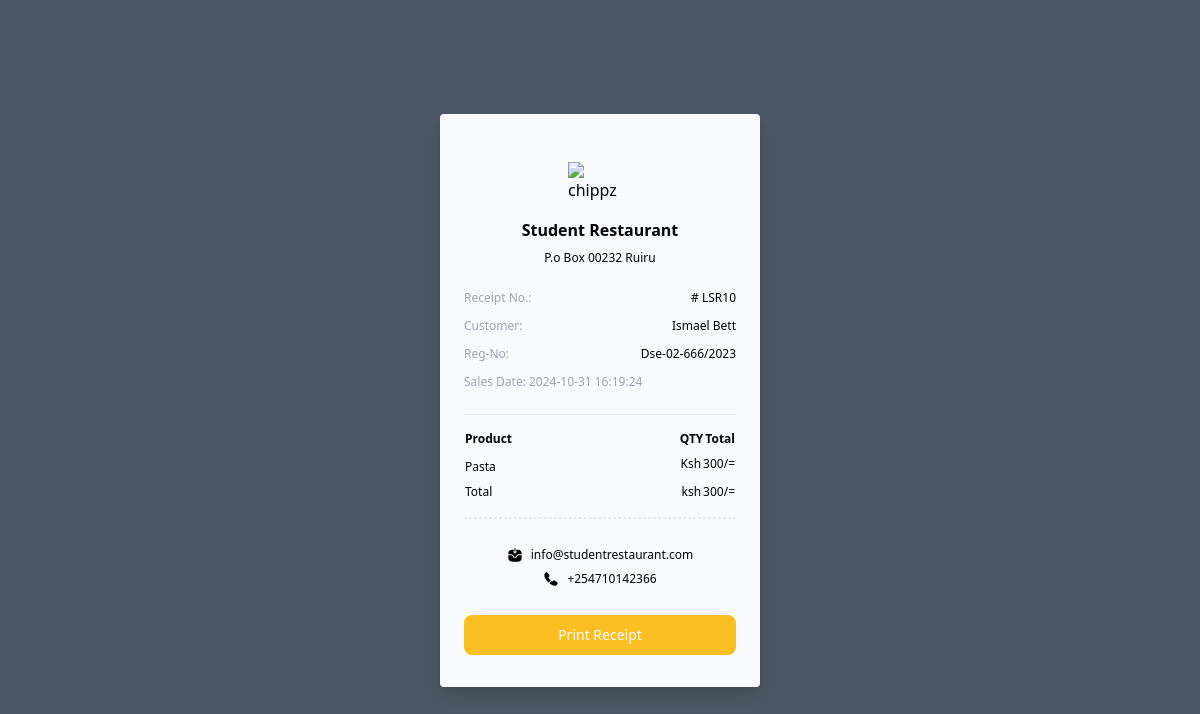
Page /Backend/Admin/receipt.php?user=10 (signed in) on the committed database.
### tables this page shows
CREATE TABLE `users` (
  `SN` int NOT NULL,
  `First_Name` varchar(100) NOT NULL,
  `Last_Name` varchar(100) NOT NULL,
  `Reg_No` varchar(50) NOT NULL,
  `Course` varchar(255) NOT NULL,
  `Email` varchar(50) NOT NULL,
  `Phone` varchar(20) NOT NULL,
  `Pass` varchar(255) NOT NULL,
  `Reg_Date` datetime NOT NULL DEFAULT CURRENT_TIMESTAMP
);

CREATE TABLE `sales` (
  `SN` int NOT NULL,
  `Reg_No` varchar(100) NOT NULL,
  `P_Name` varchar(200) NOT NULL,
  `Category` varchar(2000) NOT NULL,
  `Price` int NOT NULL,
  `P_Status` varchar(255) NOT NULL,
  `Sales_Date` datetime NOT NULL DEFAULT CURRENT_TIMESTAMP
);

### Backend/Admin/receipt.php (the view, shortened to what this page needs)
<?php
include('Databases/connect.php');
$id = $_GET["user"];
$sql ="SELECT * FROM sales WHERE SN = $id";
$result = mysqli_query($conn, $sql);
 $row = mysqli_fetch_assoc($result);
        $reg = $row["Reg_No"];
        $p_name = $row["P_Name"];
        $price = $row["Price"];
        $sales_date = $row["Sales_Date"];
    $user = "SELECT * FROM users where Reg_No = '$reg'";
    $feed = mysqli_query($conn,$user);
        $row_1 = mysqli_fetch_assoc($feed);
        $f_name =  $row_1["First_Name"];
        $l_name =  $row_1["Last_Name"];
?>
  <!DOCTYPE html>
  <html lang="en">
  <head>
    <link href="https://unpkg.com/tailwindcss@2.2.19/dist/tailwind.min.css" rel=" stylesheet">
	<link href="https://cdn.datatables.net/1.10.19/css/jquery.dataTables.min.css" rel="stylesheet">
	<link href="https://cdn.datatables.net/responsive/2.2.3/css/responsive.dataTables.min.css" rel="stylesheet">
  </head>
  <body>
<div class="flex h-screen w-full items-center justify-center bg-gray-600">
    <div class="w-80 rounded bg-gray-50 px-6 pt-8 shadow-lg">
      <img src="https://upload.wikimedia.org/wikipedia/commons/d/d5/Tailwind_CSS_Logo.svg" alt="chippz" class="mx-auto w-16 py-4" />
      <div class="flex flex-col justify-center items-center gap-2">
          <h4 class="font-semibold">Student Restaurant</h4>
          <p class="text-xs">P.o Box 00232 Ruiru</p>
      </div>
      <div class="flex flex-col gap-3 border-b py-6 text-xs">
        <p class="flex justify-between">
          <span class="text-gray-400">Receipt No.:</span>
          <span>#<?php echo'
             LSR'.$id.'
          '; ?></span>
        </p>
        <p class="flex justify-between">
          <span class="text-gray-400">Customer:</span>
          <span><?php echo' '.$f_name.' '.$l_name.''; ?></span>
        </p>
        <p class="flex justify-between">
          <span class="text-gray-400">Reg-No:</span>
          <span><?php echo''.$reg.''; ?></span>
        </p>
        <p class="flex justify-between">
          <span class="text-gray-400">Sales Date:<span>
          <span><?php echo''.$sales_date.''; ?></span>
        </p>
      </div>
      <div class="flex flex-col gap-3 pb-6 pt-2 text-xs">
        <table class="w-full text-left">
          <thead>
            <tr class="flex">
              <th class="w-full py-2">Product</th>
              <th class="min-w-[44px] py-2">QTY</th>
              <th class="min-w-[44px] py-2">Total</th>
            </tr>
          </thead>
          <tbody>
            <tr class="flex">
              <td class="flex-1 py-1"><?php echo''.$p_name.''?></td>
              <td class="min-w-[44px]">Ksh</td>
              <td class="min-w-[44px]"><?php echo''.$price.'';?>/=</td>
            </tr>
            <tr class="flex py-1">
              <td class="flex-1">Total</td>
              <td class="min-w-[44px]">ksh</td>
              <td class="min-w-[44px]"><?php echo''.$price.'';?>/=</td>
            </tr>
          </tbody>
        </table>
        <div class=" border-b border border-dashed"></div>
        <div class="py-4 justify-center items-center flex flex-col gap-2">
          <p class="flex gap-2"> info@studentrestaurant.com</p>
          <p class="flex gap-2"> +254710142366</p>
        </div>
        <button onclick="window.print()" type="button" class="focus:outline-none text-white bg-yellow-400 hover:bg-yellow-500 focus:ring-4 focus:ring-yellow-300 font-medium rounded-lg text-sm px-5 py-2.5 me-2 mb-2 dark:focus:ring-yellow-900">Print Receipt</button>
      </div>
    </div>
  </div>
  </body>
  </html>

### rows in the picture
users: First_Name "Ismael", Last_Name "Bett"
sales: Reg_No "Dse-02-666/2023", Sales_Date "2024-10-31 16:19:24", P_Name "Pasta", Price "300"

### other values in the picture
$id "10"
